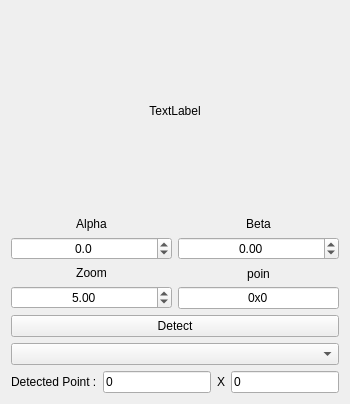
             <widget class="QWidget" name="widget_8" native="true">
              <layout class="QVBoxLayout" name="verticalLayout_43">
               <item>
                <widget class="QLabel" name="label_west_left">
                 <property name="sizePolicy">
                  <sizepolicy hsizetype="Expanding" vsizetype="Expanding">
                   <horstretch>0</horstretch>
                   <verstretch>0</verstretch>
                  </sizepolicy>
                 </property>
                 <property name="minimumSize">
                  <size>
                   <width>300</width>
                   <height>200</height>
                  </size>
                 </property>
                 <property name="text">
                  <string>TextLabel</string>
                 </property>
                 <property name="alignment">
                  <set>Qt::AlignCenter</set>
                 </property>
                </widget>
               </item>
               <item>
                <layout class="QHBoxLayout" name="horizontalLayout_55">
                 <item>
                  <layout class="QVBoxLayout" name="verticalLayout_44">
                   <item>
                    <layout class="QVBoxLayout" name="verticalLayout_45">
                     <item>
                      <widget class="QLabel" name="label_127">
                       <property name="minimumSize">
                        <size>
                         <width>100</width>
                         <height>0</height>
                        </size>
                       </property>
                       <property name="text">
                        <string>Alpha</string>
                       </property>
                       <property name="alignment">
                        <set>Qt::AlignCenter</set>
                       </property>
                      </widget>
                     </item>
                     <item>
                      <widget class="QDoubleSpinBox" name="doubleSpinBox_alpha_left_west">
                       <property name="sizePolicy">
                        <sizepolicy hsizetype="Expanding" vsizetype="Fixed">
                         <horstretch>0</horstretch>
                         <verstretch>0</verstretch>
                        </sizepolicy>
                       </property>
                       <property name="minimumSize">
                        <size>
                         <width>100</width>
                         <height>0</height>
                        </size>
                       </property>
                       <property name="toolTip">
                        <string>change alpha west</string>
                       </property>
                       <property name="toolTipDuration">
                        <number>1</number>
                       </property>
                       <property name="alignment">
                        <set>Qt::AlignCenter</set>
                       </property>
                       <property name="decimals">
                        <number>1</number>
                       </property>
                       <property name="minimum">
                        <double>-360.000000000000000</double>
                       </property>
                       <property name="maximum">
                        <double>360.000000000000000</double>
                       </property>
                       <property name="singleStep">
                        <double>0.500000000000000</double>
                       </property>
                       <property name="value">
                        <double>0.000000000000000</double>
                       </property>
                      </widget>
                     </item>
                    </layout>
                   </item>
                   <item>
                    <layout class="QVBoxLayout" name="verticalLayout_46">
                     <item>
                      <widget class="QLabel" name="label_131">
                       <property name="minimumSize">
                        <size>
                         <width>100</width>
                         <height>0</height>
                        </size>
                       </property>
                       <property name="text">
                        <string>Zoom</string>
                       </property>
                       <property name="alignment">
                        <set>Qt::AlignCenter</set>
                       </property>
                      </widget>
                     </item>
                     <item>
                      <widget class="QDoubleSpinBox" name="doubleSpinBox_zoom_left_west">
                       <property name="sizePolicy">
                        <sizepolicy hsizetype="Expanding" vsizetype="Fixed">
                         <horstretch>0</horstretch>
                         <verstretch>0</verstretch>
                        </sizepolicy>
                       </property>
                       <property name="minimumSize">
                        <size>
                         <width>100</width>
                         <height>0</height>
                        </size>
                       </property>
                       <property name="toolTip">
                        <string>change zoom  west</string>
                       </property>
                       <property name="alignment">
                        <set>Qt::AlignCenter</set>
                       </property>
                       <property name="singleStep">
                        <double>0.100000000000000</double>
                       </property>
                       <property name="value">
                        <double>5.000000000000000</double>
                       </property>
                      </widget>
                     </item>
                    </layout>
                   </item>
                  </layout>
                 </item>
                 <item>
                  <layout class="QVBoxLayout" name="verticalLayout_47">
                   <item>
                    <layout class="QVBoxLayout" name="verticalLayout_48">
                     <item>
                      <widget class="QLabel" name="label_133">
                       <property name="minimumSize">
                        <size>
                         <width>100</width>
                         <height>0</height>
                        </size>
                       </property>
                       <property name="text">
                        <string>Beta</string>
                       </property>
                       <property name="alignment">
                        <set>Qt::AlignCenter</set>
                       </property>
                      </widget>
                     </item>
                     <item>
                      <widget class="QDoubleSpinBox" name="doubleSpinBox_beta_left_west">
                       <property name="sizePolicy">
                        <sizepolicy hsizetype="Expanding" vsizetype="Fixed">
                         <horstretch>0</horstretch>
                         <verstretch>0</verstretch>
                        </sizepolicy>
                       </property>
                       <property name="minimumSize">
                        <size>
                         <width>100</width>
                         <height>0</height>
                        </size>
                       </property>
                       <property name="toolTip">
                        <string>change beta  west</string>
                       </property>
                       <property name="alignment">
                        <set>Qt::AlignCenter</set>
                       </property>
                       <property name="minimum">
                        <double>-360.000000000000000</double>
                       </property>
                       <property name="maximum">
                        <double>360.000000000000000</double>
                       </property>
                       <property name="singleStep">
                        <double>0.500000000000000</double>
                       </property>
                       <property name="value">
                        <double>0.000000000000000</double>
                       </property>
                      </widget>
                     </item>
                    </layout>
                   </item>
                   <item>
                    <layout class="QVBoxLayout" name="verticalLayout_49">
                     <item>
                      <widget class="QLabel" name="label_135">
                       <property name="minimumSize">
                        <size>
                         <width>100</width>
                         <height>0</height>
                        </size>
                       </property>
                       <property name="text">
                        <string>poin</string>
                       </property>
                       <property name="alignment">
                        <set>Qt::AlignCenter</set>
                       </property>
                      </widget>
                     </item>
                     <item>
                      <widget class="QLineEdit" name="lineEdit_point_left_west">
                       <property name="minimumSize">
                        <size>
                         <width>100</width>
                         <height>0</height>
                        </size>
                       </property>
                       <property name="toolTip">
                        <string>pattern size</string>
                       </property>
                       <property name="text">
                        <string>0x0</string>
                       </property>
                       <property name="alignment">
                        <set>Qt::AlignCenter</set>
                       </property>
                      </widget>
                     </item>
                    </layout>
                   </item>
                  </layout>
                 </item>
                </layout>
               </item>
               <item>
                <widget class="QPushButton" name="pushButton_Detect_left_west">
                 <property name="text">
                  <string>Detect</string>
                 </property>
                </widget>
               </item>
               <item>
                <widget class="QComboBox" name="comboBox_reorder_left_west"/>
               </item>
               <item>
                <layout class="QHBoxLayout" name="horizontalLayout_70">
                 <item>
                  <widget class="QLabel" name="label_137">
                   <property name="text">
                    <string>Detected Point :</string>
                   </property>
                  </widget>
                 </item>
                 <item>
                  <widget class="QLineEdit" name="lineEdit_cols_left_west">
                   <property name="text">
                    <string>0</string>
                   </property>
                  </widget>
                 </item>
                 <item>
                  <widget class="QLabel" name="label_139">
                   <property name="text">
                    <string>X</string>
                   </property>
                  </widget>
                 </item>
                 <item>
                  <widget class="QLineEdit" name="lineEdit_rows_left_west">
                   <property name="text">
                    <string>0</string>
                   </property>
                  </widget>
                 </item>
                </layout>
               </item>
              </layout>
             </widget>
